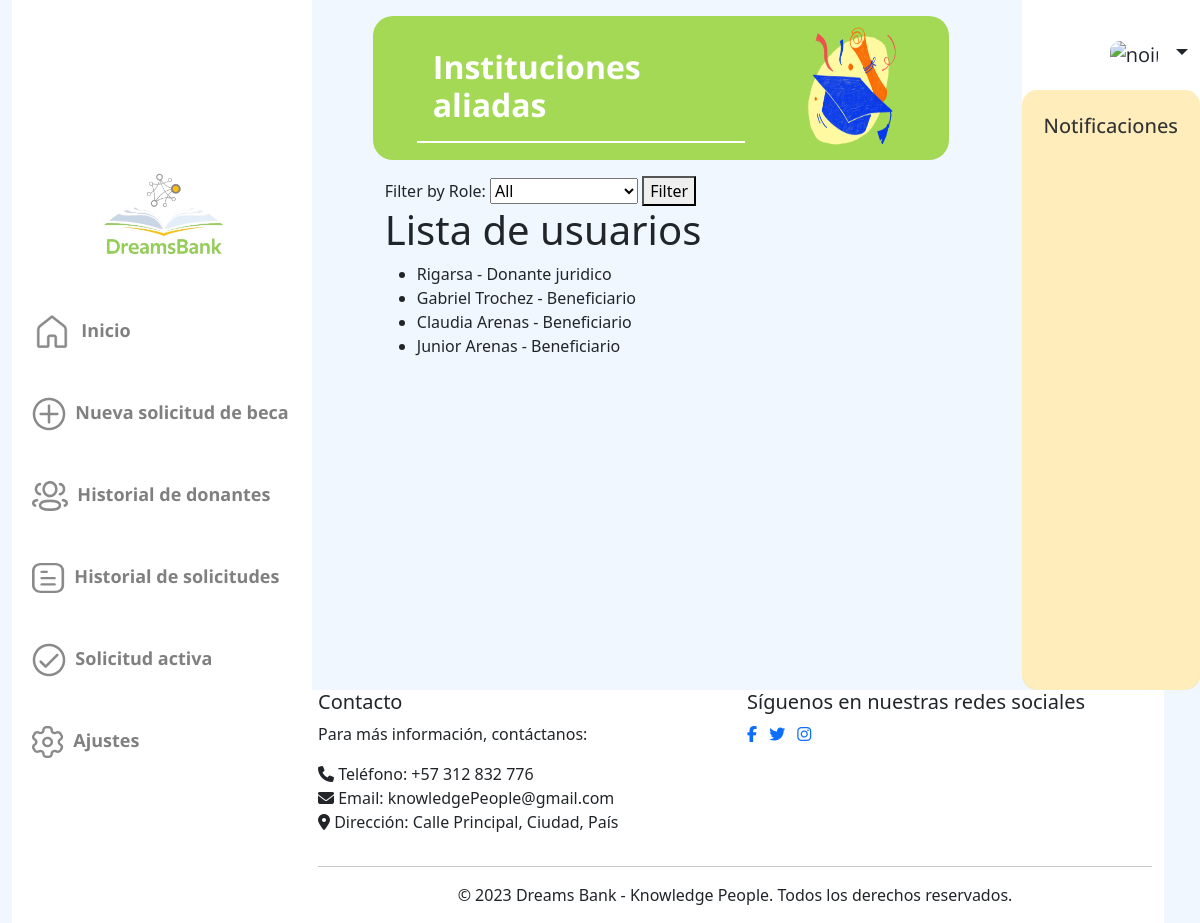
The page /users/users/ on the database as committed earlier.
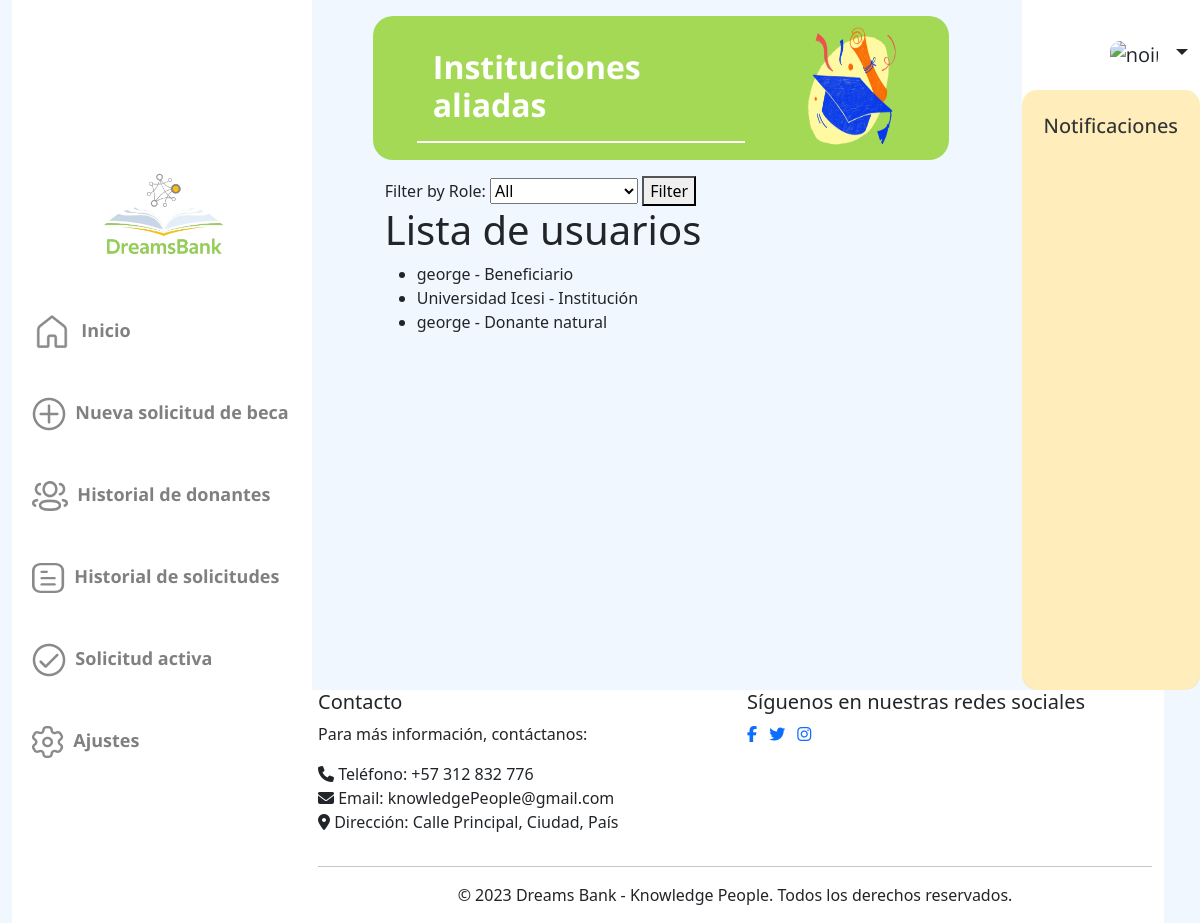
The same page on the database as committed later.
### users/models.py (models this page shows, shortened)
class User(AbstractBaseUser, PermissionsMixin):
    username=None
    BENEFICIARY=1
    NATURALDONOR=2
    LEGALDONOR=3
    INSTITUTION=4
    ADMIN=5
    ROLE_CHOICE=(
          (BENEFICIARY, 'Beneficiario'),
          (NATURALDONOR,'Donante natural'),
          (LEGALDONOR,'Donante juridico'),
          (INSTITUTION,'Institución'),
          (ADMIN,'Admin'),
    )
    TI=1
    CC=2
    CE=3
    NIT=4
    IDTYPE_CHOICE= ((TI,'Tarjeta de Identidad'),
                (CC,'Cédula de Ciudadanía'),
                ( CE,'Cédula extranjera'),
                (NIT,'NIT'))
    email = models.EmailField(_("email address"), unique=True)
    name=models.CharField(max_length=100,null=False)
    profilePicture= models.ImageField(upload_to="users",null=True, blank=True)
    idType = models.PositiveSmallIntegerField(choices=IDTYPE_CHOICE,null=False)
    numID = models.CharField(max_length=10,null=False)
    role=models.PositiveSmallIntegerField(choices=ROLE_CHOICE,null=False)
    date_joined = models.DateTimeField(auto_now_add=True)
    last_login= models.DateTimeField(auto_now_add=True)
    created_date = models.DateTimeField(auto_now_add=True)
    modified_date = models.DateTimeField(auto_now_add=True)
    contact = models.CharField(max_length=15)
    notifications = models.ManyToManyField(Notification)
    is_staff = models.BooleanField(default=False)
    is_active = models.BooleanField(default=True)
    is_admin = models.BooleanField(default=False)
    is_superadmin = models.BooleanField(default=False)
    is_superuser = models.BooleanField(default=False)
    date_joined = models.DateTimeField(default=timezone.now)
    USERNAME_FIELD = "email"
    REQUIRED_FIELDS = ['name', 'idType', 'numID', 'role']
    objects = UserManager()

### users/views.py (the view)
# urls.py: path('users/', AllUserListView.as_view(), name='showUsers'),]
class AllUserListView(View):
    template_name = 'showUsers.html'
    def get(self, request):
        users = User.objects.all()
        role_filter = request.GET.get('role', None)
        if role_filter:
            users = users.filter(role=int(role_filter))
        context = {
            'users': users,
        }
        return render(request, self.template_name, context)

### users/templates/showUsers.html (shortened to what this page needs)
{% extends 'base.html' %} {% load static %}
    {% block content %}
    <link href="{% static '/historyapplications.css' %}" rel="stylesheet" />
    <link href="{% static 'newscholarship.css' %}" rel="stylesheet" />
    <div class="row mb-3 flex-sm-row" id="contTitulo">
      <div class="col-md-8">
        <br />
        <h1 id="titulo" class="mt-2" style="color: white">Instituciones aliadas</h1>
        <hr id="line" class="w-80" />
      </div>
      <div class="col-md-4">
        <img
          src="../../media/icons/HigherEducation.png"
          alt="No Encontrada"
          class="img-fluid d-none d-md-block"
          id="graduatedImg"
        />
      </div>
    </div>
    <form method="GET" action="">
        <label for="role-filter">Filter by Role:</label>
        <select id="role-filter" name="role">
            <option value="">All</option>
        </select>
        <button type="submit">Filter</button>
    </form>
<h1>Lista de usuarios</h1>
<ul>
    {% for user in users %}
        <li>{{ user.name }} - {{ user.get_role_display }}</li>
    {% empty %}
        <li>No users found.</li>
    {% endfor %}
</ul>
    {% endblock %}

### scholarships/templates/base.html (shortened to what this page needs)
{% load static %}
<!DOCTYPE html>
<html lang="en">
  <head>
    <link href="{% static '_base_menu.css' %}" rel="stylesheet" />
    <link
      href="https://cdn.jsdelivr.net/npm/bootstrap@5.3.0-alpha3/dist/css/bootstrap.min.css"
      rel="stylesheet"
    />
  </head>
  <body>
    <div class="container-fluid" id="containerinit">
      <div class="row  justify-content-between" >
        <div class= col-md-3 id=left-bar>
        <nav class="navbar navbar-expand-lg col-md-3 sticky-md-top h-100 position-fixed" id="leftspace" style="height: 100%">
          <div class="container-fluid" id="leftbar">
            <div class="collapse navbar-collapse" id="navbarSupportedContent">
              <ul class="navbar-nav flex-column w-100">
                <img id="imgLogo" src="../../../../media/images/logoInicio.png" class="img-fluid" alt="No Encontrada" id="imgLogo" />
                <div class="home">
                  <li class="nav-item mt-3" id="home-link">
                    <a class="nav-link" href="{% url 'scholarships:showmenu' %}">
                      <img src="../../../../media/images/Home.png" alt="Icono Inicio" class="img-fluid" id="icon" />
                      &nbsp;Inicio
                    </a>
                  </li>
                </div>
                <div class="new_scolarship">
                  <li class="nav-item mt-3" id="new_scolarshipps">
                    {% if user.role == user.BENEFICIARY %}
                    <a class="nav-link" href="../newapplication/" >
                      <img src="../../../../media/images/IconPlus.png" alt="Icono nueva solicitud" class="img-fluid" id="icon" />
                      &nbsp;Nueva solicitud de beca
                    </a>
                    {% elif user.role == user.NATURALDONOR or user.role == user.LEGALDONOR %}
                    <a class="nav-link" href="../newdonation/">
                      <img src="../../../../media/images/IconPlus.png" alt="Icono nueva solicitud" class="img-fluid" id="icon" />
                      <span data-feather="new_scolarship"></span> &nbsp; Nueva donación
                    </a>
                    {% elif user.role == 5%}
                    <a class="nav-link" href="{% url 'scholarships:scholarships' %}">
                      <img src="../../../../media/images/RequestHistory.png" alt="Icono historial solicitudes" class="img-fluid" id="icon" />
                      <span data-feather="request_history"></span>
                      &nbsp;Gestión de solicitudes
                    </a>
                    {% endif %}
                  </li>
                </div>
                <div class="donor_history">
                  <li class="nav-item mt-3" id="donor_history-link">
                    {% if user.role == user.BENEFICIARY %}
                    <a class="nav-link" href="{% url 'scholarships:look_donors' %}">
                      <img src="../../../../media/images/DonorUser.png" alt="Icono historial donantes" class="img-fluid" id="icon" />
                      &nbsp;Historial de donantes
                    </a>
                    {% elif user.role == 5 %}
                    <a class="nav-link" href="{% url 'users:user_list' %}">
                      <img src="../../../../media/images/ucampus.png" alt="Icono historial donantes" class="img-fluid" id="icon" />
                      <span data-feather="donor_history" style="margin-left: 0.1rem;"></span>
                      &nbsp;Gestión de instituciones
                    </a>
                    {% endif %}
                  </li>
                </div>
                <div class="request_history">
                  <li class="nav-item mt-3" id="request_history-link">
                    {% if user.role == user.BENEFICIARY %}
                    <a class="nav-link" href="{% url 'scholarships:lookapplication' %}">
                      <img src="../../../../media/images/RequestHistory.png" alt="Icono historial solicitudes" class="img-fluid" id="icon" />
                      &nbsp;Historial de solicitudes
                    </a>
                    {% elif user.role == 5%}
                    <a class="nav-link" href="{% url 'scholarships:donationslist' %}">
                      <img src="../../media/images/dollar.png" alt="Icono historial solicitudes" class="img-fluid" id="icon" />
                      <span data-feather="request_history"></span>
                      &nbsp;Control de donaciones
                    </a>
                    {% endif %}
                  </li>
                </div>
                <div class="active_request">
                  <li class="nav-item mt-3" id="active_request-link">
                    {% if user.role == user.BENEFICIARY %}
                    <a class="nav-link" href="{% url 'scholarships:soli_Activa' %}">
                      <img src="../../../../media/images/IconActive.png" alt="Icono solicitud activa" class="img-fluid" id="icon" />
                      &nbsp;Solicitud activa
                    </a>
                    {% elif user.role == 5%}
                    <a class="nav-link"  href="{% url 'users:showUsers' %}">
                      <img src="../../../../media/images/DonorUser.png" alt="Icono historial donantes" class="img-fluid" id="icon" />
                      <span data-feather="donor_history"></span>
                      &nbsp;Gestión de usuarios
                    </a>
                    {% endif %}
                  </li>
                </div>
                <div class="settings">
                  <li class="nav-item mt-3" id="settings-link">
                    {% if user.role == user.BENEFICIARY or user.role == user.NATURALDONOR %}
                    <a class="nav-link" href="#">
                      <img src="../../../../media/images/setting.png" alt="Icono ajustes" class="img-fluid" id="icon" />
                      &nbsp;Ajustes
                    </a>
                    {% elif user.role == 5%}
                    <a class="nav-link" href="#">
                      <img src="../../../../media/images/setting.png" alt="Icono ajustes" class="img-fluid" id="icon" />
                      <span data-feather="settings"></span>
                      &nbsp;Ajustes
                    </a>
                    {% endif %}
                  </li>
                </div>
              </ul>
            </div>
          </div>
        </nav>
      </div>
        <div class="col-12 col-md-6 col" id="ok">
          <div class="container mt-3" id="x2">
            {% block content %}{% endblock %}
          </div>
        </div>
        <div class="col-md-3" id="rightbar">
          <div class="row justify-content-end" id="profile">
            <div class="col-auto">
              <button class="navbar-toggler" type="button" data-bs-toggle="collapse" data-bs-target="#navbarNav" aria-controls="navbarNav" aria-expanded="false" aria-label="Toggle navigation">
                <span class="navbar-toggler-icon"></span>
              </button>
              <ul class="navbar-nav ml-auto">
                <li class="nav-item dropdown">
                  <a class="nav-link dropdown-toggle" href="#" id="profileDropdown" role="button" data-bs-toggle="dropdown" aria-expanded="false">
                    {% if user.profilePicture != "" %}
                    <img src="/media/{{ user.profilePicture }}" class="img-fluid" alt="noimage" style="max-width: 3rem; max-height: 3rem; border-radius: 10px; margin-right: 0.5rem;">
                    {% else %}
                    <img src="/media/users/profile_default.png" class="img-fluid" alt="noimage" style="max-width: 3rem; max-height: 3rem; border-radius: 10px; margin-right: 0.5rem;">
                    {% endif %}
                  </a>
                </li>
              </ul>
            </div>
          </div>
          <div class="row d-flex flex-column" id="notif" >
            <h4>Notificaciones</h4>
          </div>
        </div>
        <div class="row">
          <div class="col-md-3"></div>
          <div class="col-md-9">
            <footer class="footer" style="background-color: #ffff;" id="foote">
              <div class="container">
                <div class="row">
                  <div class="col-md-6">
                    <h5> Contacto</h5>
                    <p>Para más información, contáctanos:</p>
                    <ul class="list-unstyled">
                      <li><i class="fas fa-phone"></i> Teléfono: +57 312 832 776</li>
                      <li><i class="fas fa-envelope"></i> Email: knowledgePeople@gmail.com</li>
                      <li><i class="fas fa-map-marker-alt"></i> Dirección: Calle Principal, Ciudad, País</li>
                    </ul>
                  </div>
                  <div class="col-md-6">
                    <h5>Síguenos en nuestras redes sociales</h5>
                    <ul class="list-inline social-icons">
                      <li class="list-inline-item"><a href="#"><i class="fab fa-facebook-f"></i></a></li>
                      <li class="list-inline-item"><a href="#"><i class="fab fa-twitter"></i></a></li>
                      <li class="list-inline-item"><a href="#"><i class="fab fa-instagram"></i></a></li>
                    </ul>
                  </div>
                </div>
                <hr>
                <div class="row">
                  <div class="col-md-12 text-center">
                    <p>&copy; 2023 Dreams Bank - Knowledge People. Todos los derechos reservados.</p>
                  </div>
                </div>
              </div>
            </footer>
          </div>
        </div>
      </div>
        </div>
  </body>
</html>

### static/css/_base_menu.css (style rules this page uses)
body { background-color: #F0F7FF; }
#leftspace, #leftbar, #navbarSupportedContent { background-color: white; opacity: 100%; }
#imgLogo { display: block; margin: auto; width: 50%; margin-bottom: 1.25rem; }
div.home, div.new_scolarship, div.donor_history, div.request_history, div.active_request, div.settings { font-family: 'Open Sans', sans-serif; font-style: normal; line-height: 3.125rem; color: #8A8A8A; font-weight: bold; }
.navbar-nav.flex-column a { color: grey; }
.nav-link { color:#8A8A8A; }
#notif { height: calc(100vh - 200px); overflow-y: auto; background-color:black; }
#notif h4 { font-family: 'Open Sans'; font-style: bold; font-size: 1.25rem; color: #333333; margin-top: 9%; }
#leftspace { background-color: #fff; opacity: 100%; }
#ok,#x2,#new { background-color: #F0F7FF; }
#profile { background-color: #fff; }
#notif { background: rgba(255, 218, 109, 0.46); border-radius: 15px; padding: 10px; }

### static/css/historyapplications.css (style rules this page uses)
#contTitulo { background: #A4D955; border-radius: 20px; height: 9rem; }

### static/css/newscholarship.css (style rules this page uses)
body { background-color: #F0F7FF; }
#leftspace, #leftbar, #navbarSupportedContent { background-color: white; opacity: 100%; }
#imgLogo { display: block; margin: auto; width: 50%; margin-bottom: 1.25rem; }
div.home, div.new_scolarship, div.donor_history, div.request_history, div.active_request, div.settings { font-family: 'Open Sans', sans-serif; font-style: normal; font-weight: 500; font-size: 1.125rem; line-height: 3.125rem; color: #8A8A8A; font-weight: bold; }
.navbar-nav.flex-column a { color: grey; }
#contTitulo { background: #A4D955; border-radius: 20px; height: 9rem; }
#titulo { color: #FFFFFF; opacity: 100%; font-family:'Open Sans'; font-size: 2rem; font-weight: bold; margin-left: 3rem; }
#line { height: 0.15rem; opacity: 100%; border: 0.094rem solid #FFFFFF; background-color: #FFFFFF; transform: matrix(1, 0, 0, 1, 0, 0); margin-left: 2rem; }
#graduatedImg { float: right; width: 20rem; height:9rem; background: url(.png); }
.container { background-color: #fff; }
#rightbar { width: fit-content; font-family: 'Open Sans'; font-style: normal; font-weight: 43.75rem; font-size: 1.25rem; line-height: 1.688rem; background: #FFFFFF; border-radius: 1.25rem 1.25rem 1.25rem 1.25rem; }
#notif { font-family: 'Open Sans'; font-style: bold; font-size: 1.25rem; color: #333333; margin-top: 9%; }
#leftspace { background-color: #fff; opacity: 100%; }
#ok,#x2,#new { background-color: #F0F7FF; }

Rows that differ between the two databases and show on the page:
removed User: name "Rigarsa", role "Donante juridico"
removed User: name "Gabriel Trochez", role "Beneficiario"
removed User: name "Claudia Arenas", role "Beneficiario"
removed User: name "Junior Arenas", role "Beneficiario"
added User: name "george", role "Beneficiario"
added User: name "Universidad Icesi", role "Institución"
added User: name "george", role "Donante natural"
